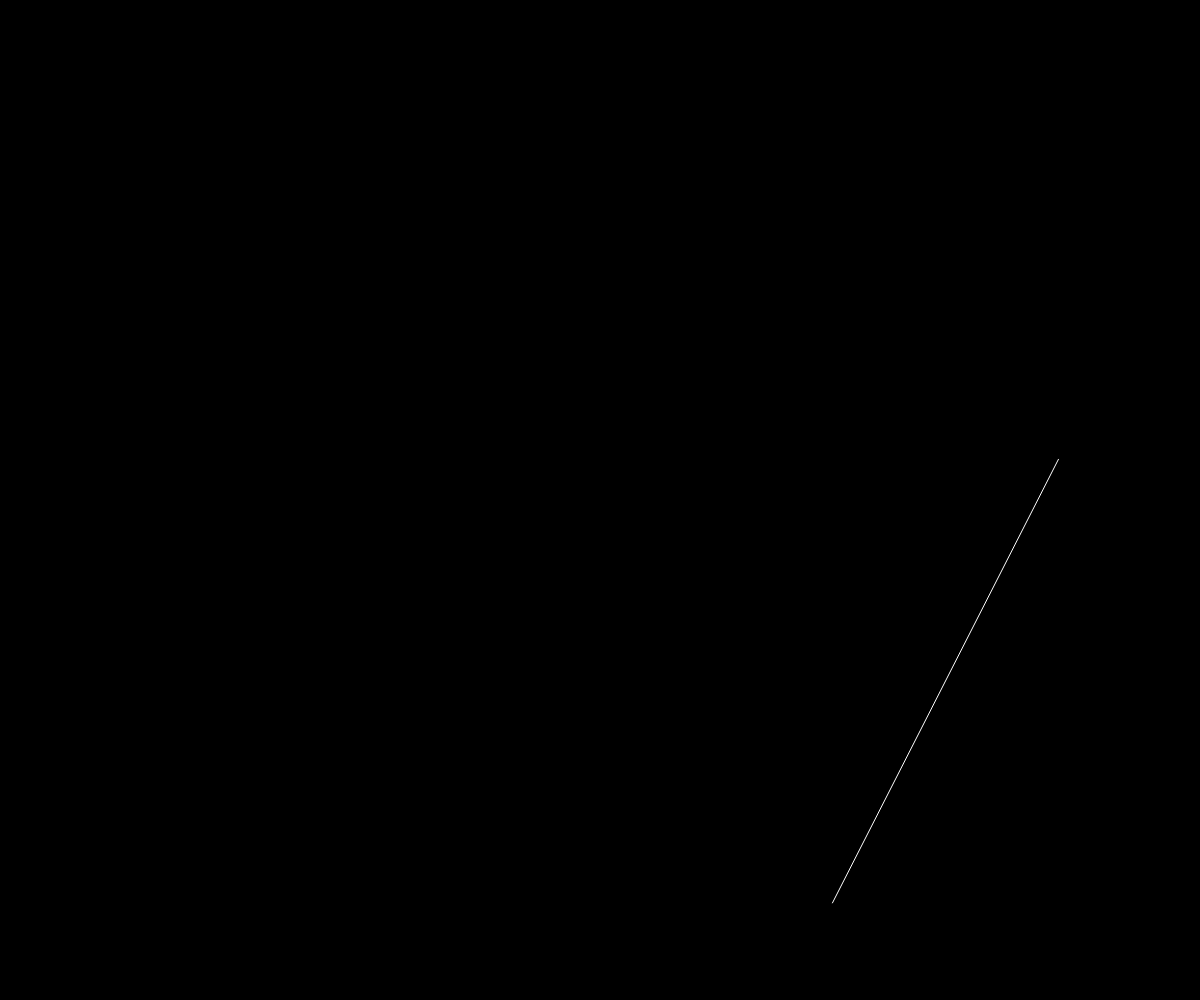
Frame 1 (no input)
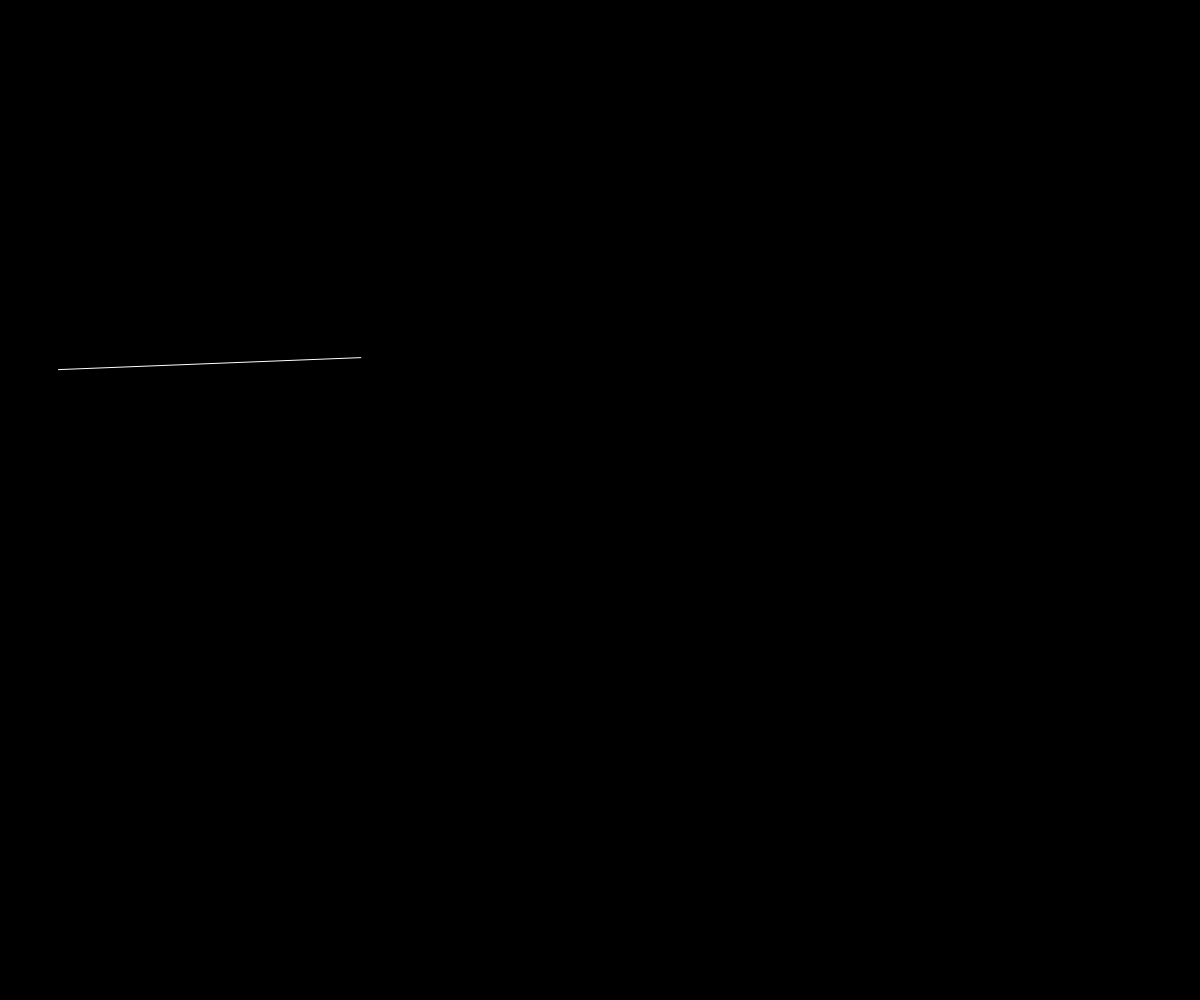
Frame 60 (no input)
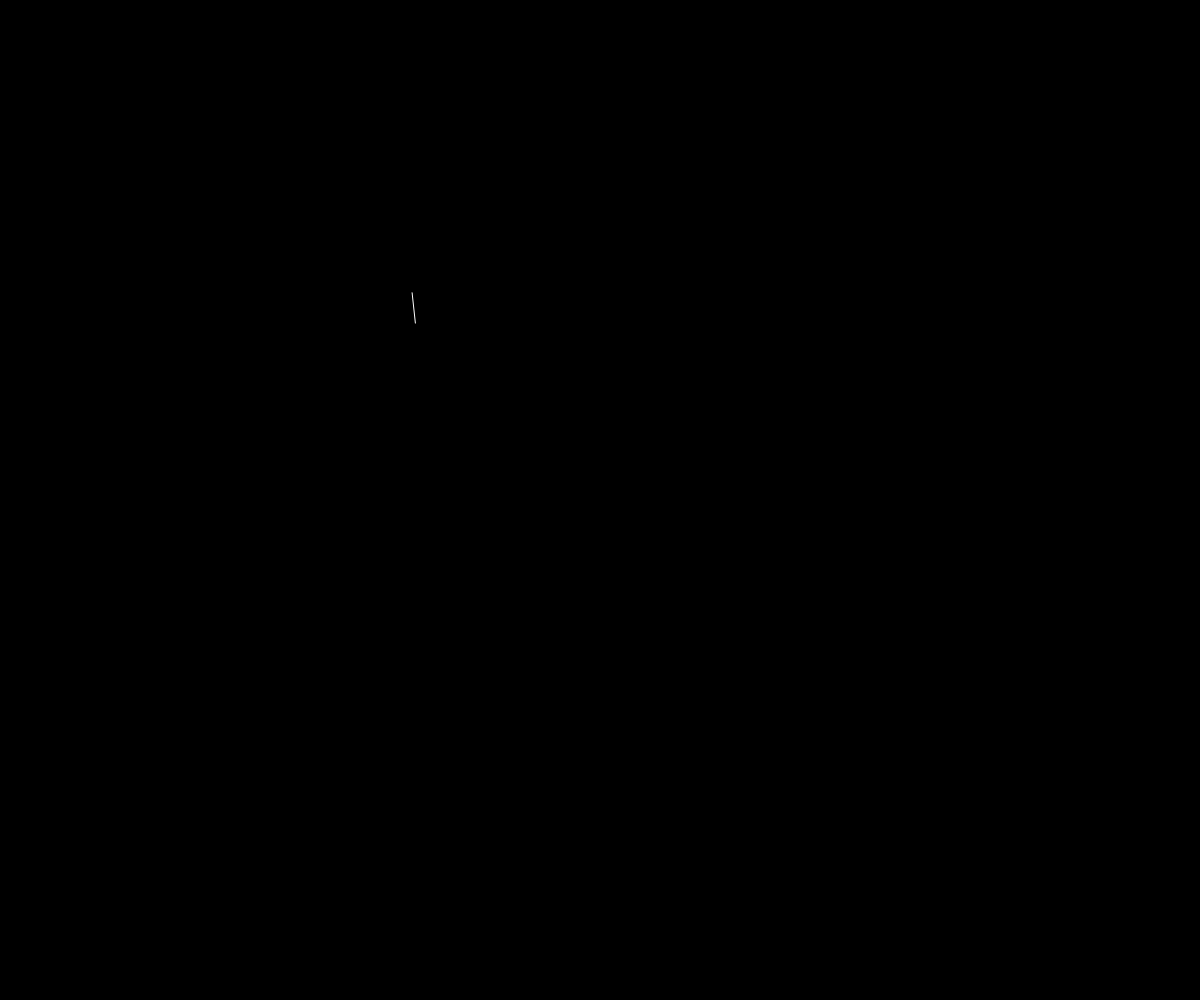
Frame 120 (the mouse pressed at the canvas centre since frame 60)

The p5.js sketch that drew these frames (run headless with seeded random() and noise() and a simulated clock; from frame 60 on, the mouse is pressed at the canvas centre):

// p5.js sketch
// ── sketch.js
function random_rgba() {
	var o = Math.round, r = Math.random, s = 255;
	return 'rgba(' + o(r() * s) + ',' + o(r() * s) + ',' + o(r() * s) + ',' + r().toFixed(1) + ')';
}
class Node {
	constructor(pos) {
		this.pos = pos;
		this.color = random_rgba();
		this.acc = createVector(
			Math.random() * 10 > 5 ? 1 : -1,
			Math.random() * 10 > 5 ? 1 : -1
		);
		this.icon = Math.random() * 10 % 2 == 0 ? '\uf183' : '\uf182';
	}
	update() {
		if (Math.random() * 100 % 5 == 0) {
			this.color = random_rgba();
		}
		if (this.pos.x < 5 || this.pos.x > windowWidth - 5) {
			this.acc.x *= -1;
		}
		if (this.pos.y < 5 || this.pos.y > windowHeight - 5) {
			this.acc.y *= -1;
		}
		this.pos.x += this.acc.x;
		this.pos.y += this.acc.y;
		this.draw();
	}
	draw() {
		push();
		fill(this.color);
		stroke(this.color);
		textSize(20);
		textAlign(CENTER, CENTER);
		text(this.icon, this.pos.x, this.pos.y);
		pop();
	}
}
function draw_connection(node1, node2) {
	push();
	fill('#FFFFFF');
	stroke('#FFFFFF');
	line(
		node1.pos.x,
		node1.pos.y,
		node2.pos.x,
		node2.pos.y
	);
	pop();
}
var ns = [];
function setup() {
	createCanvas(windowWidth, windowHeight);
	background(0);
	textFont("FontAwesome");
	for (let i of [...Array(50).keys()]) {
		ns.push(new Node(createVector(random(windowWidth), random(windowHeight))));
	}
}
function draw() {
	background(0);
	for (let i of ns) {
		i.update();
	};
	draw_connection(
		ns[Math.floor(Math.random() * ns.length)],
		ns[Math.floor(Math.random() * ns.length)]
	);
}
